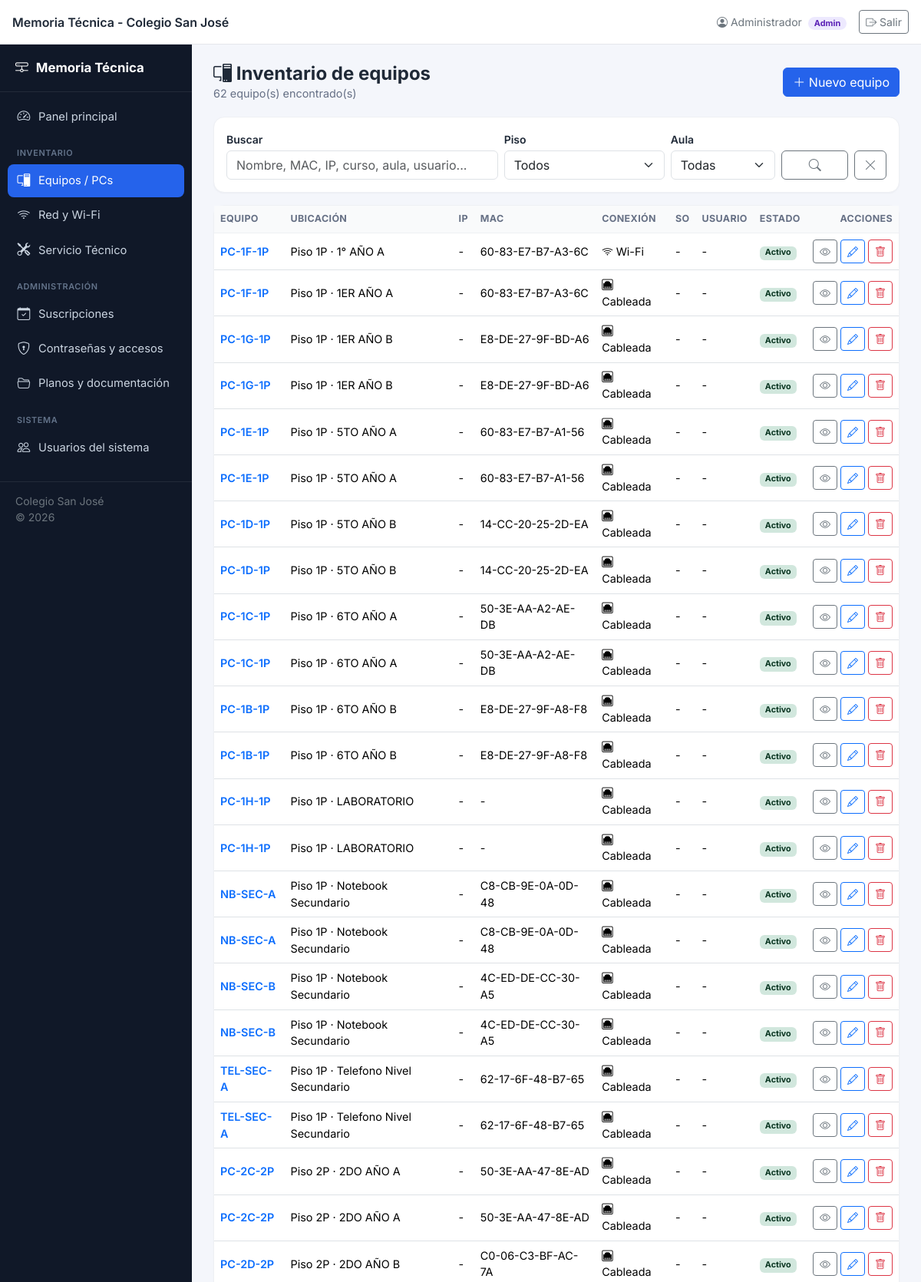
Page /equipos/index.php (signed in, upper part) on the committed database.
### tables this page shows
CREATE TABLE equipos (
  id INT AUTO_INCREMENT PRIMARY KEY,
  nombre_pc VARCHAR(100) NOT NULL,
  mac VARCHAR(50) NULL,
  ip VARCHAR(50) NULL,
  subred VARCHAR(50) NULL,
  tipo_conexion ENUM('cableada','wifi') NOT NULL DEFAULT 'cableada',
  aula VARCHAR(100) NULL,
  sala VARCHAR(100) NULL,
  piso VARCHAR(50) NULL,
  curso VARCHAR(100) NULL,
  sistema_operativo VARCHAR(100) NULL,
  usuario_asignado VARCHAR(150) NULL,
  anydesk_id VARCHAR(50) NULL,
  anydesk_password_cifrada TEXT NULL,
  anydesk_iv VARCHAR(64) NULL,
  claves_info TEXT NULL,
  observaciones TEXT NULL,
  estado ENUM('activo','en_reparacion','de_baja') NOT NULL DEFAULT 'activo',
  created_at DATETIME NOT NULL DEFAULT CURRENT_TIMESTAMP,
  updated_at DATETIME NOT NULL DEFAULT CURRENT_TIMESTAMP ON UPDATE CURRENT_TIMESTAMP
);

### includes/auth.php (called while the page is built, shortened)
<?php
function currentUser(): ?array
{
    return $_SESSION['usuario'] ?? null;
}
function canEdit(): bool
{
    $user = currentUser();
    return $user && in_array($user['rol'], ['admin', 'tecnico'], true);
}

### includes/functions.php (called while the page is built, shortened)
<?php
function h($value): string
{
    return htmlspecialchars((string)($value ?? ''), ENT_QUOTES, 'UTF-8');
}

### equipos/index.php (the view, shortened to what this page needs)
<?php
require_once __DIR__ . '/../includes/functions.php';
require_once __DIR__ . '/../includes/auth.php';
$db = getDB();
$q = trim($_GET['q'] ?? '');
$sql = "SELECT * FROM equipos WHERE 1=1";
$params = [];
$sql .= " ORDER BY piso, aula, nombre_pc";
$stmt = $db->prepare($sql);
$stmt->execute($params);
$equipos = $stmt->fetchAll();
require_once __DIR__ . '/../includes/header.php';
require_once __DIR__ . '/../includes/layout_start.php';
?>
<div class="page-header">
  <div>
    <h1><i class="bi bi-pc-display"></i> Inventario de equipos</h1>
    <div class="subtitle"><?= count($equipos) ?> equipo(s) encontrado(s)</div>
  </div>
  <?php if (canEdit()): ?>
  <a href="crear.php" class="btn btn-brand"><i class="bi bi-plus-lg"></i> Nuevo equipo</a>
  <?php endif; ?>
</div>
<div class="card-app mb-3">
  <div class="p-3">
    <form class="row g-2 align-items-end" method="get">
      <div class="col-md-5">
        <label class="form-label small fw-semibold mb-1">Buscar</label>
        <input type="text" name="q" class="form-control" placeholder="Nombre, MAC, IP, curso, aula, usuario..." value="<?= h($q) ?>">
      </div>
      <div class="col-md-3">
        <label class="form-label small fw-semibold mb-1">Piso</label>
        <select name="piso" class="form-select">
          <option value="">Todos</option>
        </select>
      </div>
      <div class="col-md-2">
        <label class="form-label small fw-semibold mb-1">Aula</label>
        <select name="aula" class="form-select">
          <option value="">Todas</option>
        </select>
      </div>
      <div class="col-md-2 d-flex gap-2">
        <button class="btn btn-outline-secondary flex-fill"><i class="bi bi-search"></i></button>
        <a href="index.php" class="btn btn-outline-secondary"><i class="bi bi-x-lg"></i></a>
      </div>
    </form>
  </div>
</div>
<div class="card-app">
  <div class="table-responsive">
    <table class="table table-app mb-0">
      <thead>
        <tr><th>Equipo</th><th>Ubicación</th><th>IP</th><th>MAC</th><th>Conexión</th><th>SO</th><th>Usuario</th><th>Estado</th><th class="text-end">Acciones</th></tr>
      </thead>
      <tbody>
      <?php if (!$equipos): ?>
        <tr><td colspan="9" class="empty-state"><i class="bi bi-pc-display"></i>No se encontraron equipos</td></tr>
      <?php else: foreach ($equipos as $e): ?>
        <tr>
          <td class="fw-semibold"><a href="ver.php?id=<?= $e['id'] ?>"><?= h($e['nombre_pc']) ?></a></td>
          <td><?= h(trim(($e['piso'] ? 'Piso ' . $e['piso'] . ' · ' : '') . ($e['aula'] ?: $e['sala']))) ?: '-' ?><?php if ($e['curso']): ?><br><span class="text-secondary small"><?= h($e['curso']) ?></span><?php endif; ?></td>
          <td><?= h($e['ip'] ?: '-') ?></td>
          <td class="small"><?= h($e['mac'] ?: '-') ?></td>
          <td><?= $e['tipo_conexion'] === 'wifi' ? '<i class="bi bi-wifi"></i> Wi-Fi' : '<i class="bi bi-ethernet"></i> Cableada' ?></td>
          <td><?= h($e['sistema_operativo'] ?: '-') ?></td>
          <td><?= h($e['usuario_asignado'] ?: '-') ?></td>
          <td>
            <?php
              $estadoMap = ['activo' => ['success','Activo'], 'en_reparacion' => ['warning','En reparación'], 'de_baja' => ['secondary','De baja']];
              [$c, $l] = $estadoMap[$e['estado']] ?? ['secondary', $e['estado']];
            ?>
            <span class="badge bg-<?= $c ?>-subtle text-<?= $c ?>-emphasis"><?= h($l) ?></span>
          </td>
          <td class="text-end text-nowrap">
            <a href="ver.php?id=<?= $e['id'] ?>" class="btn btn-sm btn-outline-secondary"><i class="bi bi-eye"></i></a>
            <?php if (canEdit()): ?>
            <a href="editar.php?id=<?= $e['id'] ?>" class="btn btn-sm btn-outline-primary"><i class="bi bi-pencil"></i></a>
            <a href="#" onclick="return confirmarBorrado('eliminar.php?id=<?= $e['id'] ?>', 'Se eliminará el equipo &quot;<?= htmlspecialchars(addslashes($e['nombre_pc']), ENT_QUOTES) ?>&quot; y su historial.')" class="btn btn-sm btn-outline-danger"><i class="bi bi-trash"></i></a>
            <?php endif; ?>
          </td>
        </tr>
      <?php endforeach; endif; ?>
      </tbody>
    </table>
  </div>
</div>
<?php require_once __DIR__ . '/../includes/footer.php'; ?>

### assets/css/style.css (style rules this page uses)
:root { --brand: #2563eb; --brand-dark: #1d4ed8; --brand-light: #eff6ff; --sidebar-w: 250px; --topbar-h: 58px; --bg: #f4f6fb; --card-radius: 14px; }
* { box-sizing: border-box; }
body { font-family: 'Inter', -apple-system, BlinkMacSystemFont, 'Segoe UI', sans-serif; background: var(--bg); color: #1f2937; }
a { text-decoration: none; }
body.with-sidebar { padding-top: var(--topbar-h); }
.card-app { background: #fff; border-radius: var(--card-radius); border: 1px solid #eef0f4; box-shadow: 0 1px 2px rgba(16,24,40,0.04); }
.page-header { display: flex; align-items: center; justify-content: space-between; flex-wrap: wrap; gap: 12px; margin-bottom: 20px; }
.page-header h1 { font-size: 1.5rem; font-weight: 700; margin: 0; }
.page-header .subtitle { color: #667085; font-size: .9rem; }
.table-app thead th { background: #f9fafb; font-size: .78rem; text-transform: uppercase; letter-spacing: .03em; color: #667085; border-bottom: 1px solid #eef0f4; white-space: nowrap; }
.table-app td { vertical-align: middle; font-size: .9rem; }
.btn-brand { background: var(--brand); border-color: var(--brand); color: #fff; }

### rows in the picture
equipos: nombre_pc "PC-1F-1P", piso+aula "Piso 1P · 1° AÑO A", ip "-", mac "60-83-E7-B7-A3-6C", tipo_conexion "wifi" (drawn), sistema_operativo "-", usuario_asignado "-", l "Activo"
equipos: nombre_pc "PC-1F-1P", piso+aula "Piso 1P · 1ER AÑO A", ip "-", mac "60-83-E7-B7-A3-6C", tipo_conexion "cableada" (drawn), sistema_operativo "-", usuario_asignado "-", l "Activo"
equipos: nombre_pc "PC-1G-1P", piso+aula "Piso 1P · 1ER AÑO B", ip "-", mac "E8-DE-27-9F-BD-A6", tipo_conexion "cableada" (drawn), sistema_operativo "-", usuario_asignado "-", l "Activo"
equipos: nombre_pc "PC-1G-1P", piso+aula "Piso 1P · 1ER AÑO B", ip "-", mac "E8-DE-27-9F-BD-A6", tipo_conexion "cableada" (drawn), sistema_operativo "-", usuario_asignado "-", l "Activo"
equipos: nombre_pc "PC-1E-1P", piso+aula "Piso 1P · 5TO AÑO A", ip "-", mac "60-83-E7-B7-A1-56", tipo_conexion "cableada" (drawn), sistema_operativo "-", usuario_asignado "-", l "Activo"
equipos: nombre_pc "PC-1E-1P", piso+aula "Piso 1P · 5TO AÑO A", ip "-", mac "60-83-E7-B7-A1-56", tipo_conexion "cableada" (drawn), sistema_operativo "-", usuario_asignado "-", l "Activo"
equipos: nombre_pc "PC-1D-1P", piso+aula "Piso 1P · 5TO AÑO B", ip "-", mac "14-CC-20-25-2D-EA", tipo_conexion "cableada" (drawn), sistema_operativo "-", usuario_asignado "-", l "Activo"
equipos: nombre_pc "PC-1D-1P", piso+aula "Piso 1P · 5TO AÑO B", ip "-", mac "14-CC-20-25-2D-EA", tipo_conexion "cableada" (drawn), sistema_operativo "-", usuario_asignado "-", l "Activo"
equipos: nombre_pc "PC-1C-1P", piso+aula "Piso 1P · 6TO AÑO A", ip "-", mac "50-3E-AA-A2-AE-DB", tipo_conexion "cableada" (drawn), sistema_operativo "-", usuario_asignado "-", l "Activo"
equipos: nombre_pc "PC-1C-1P", piso+aula "Piso 1P · 6TO AÑO A", ip "-", mac "50-3E-AA-A2-AE-DB", tipo_conexion "cableada" (drawn), sistema_operativo "-", usuario_asignado "-", l "Activo"
equipos: nombre_pc "PC-1B-1P", piso+aula "Piso 1P · 6TO AÑO B", ip "-", mac "E8-DE-27-9F-A8-F8", tipo_conexion "cableada" (drawn), sistema_operativo "-", usuario_asignado "-", l "Activo"
equipos: nombre_pc "PC-1B-1P", piso+aula "Piso 1P · 6TO AÑO B", ip "-", mac "E8-DE-27-9F-A8-F8", tipo_conexion "cableada" (drawn), sistema_operativo "-", usuario_asignado "-", l "Activo"
equipos: nombre_pc "PC-1H-1P", piso+aula "Piso 1P · LABORATORIO", ip "-", mac "-", tipo_conexion "cableada" (drawn), sistema_operativo "-", usuario_asignado "-", l "Activo"
equipos: nombre_pc "PC-1H-1P", piso+aula "Piso 1P · LABORATORIO", ip "-", mac "-", tipo_conexion "cableada" (drawn), sistema_operativo "-", usuario_asignado "-", l "Activo"
equipos: nombre_pc "NB-SEC-A", piso+aula "Piso 1P · Notebook Secundario", ip "-", mac "C8-CB-9E-0A-0D-48", tipo_conexion "cableada" (drawn), sistema_operativo "-", usuario_asignado "-", l "Activo"
equipos: nombre_pc "NB-SEC-A", piso+aula "Piso 1P · Notebook Secundario", ip "-", mac "C8-CB-9E-0A-0D-48", tipo_conexion "cableada" (drawn), sistema_operativo "-", usuario_asignado "-", l "Activo"
equipos: nombre_pc "NB-SEC-B", piso+aula "Piso 1P · Notebook Secundario", ip "-", mac "4C-ED-DE-CC-30-A5", tipo_conexion "cableada" (drawn), sistema_operativo "-", usuario_asignado "-", l "Activo"
equipos: nombre_pc "NB-SEC-B", piso+aula "Piso 1P · Notebook Secundario", ip "-", mac "4C-ED-DE-CC-30-A5", tipo_conexion "cableada" (drawn), sistema_operativo "-", usuario_asignado "-", l "Activo"
equipos: nombre_pc "TEL-SEC-A", piso+aula "Piso 1P · Telefono Nivel Secundario", ip "-", mac "62-17-6F-48-B7-65", tipo_conexion "cableada" (drawn), sistema_operativo "-", usuario_asignado "-", l "Activo"
equipos: nombre_pc "TEL-SEC-A", piso+aula "Piso 1P · Telefono Nivel Secundario", ip "-", mac "62-17-6F-48-B7-65", tipo_conexion "cableada" (drawn), sistema_operativo "-", usuario_asignado "-", l "Activo"
equipos: nombre_pc "PC-2C-2P", piso+aula "Piso 2P · 2DO AÑO A", ip "-", mac "50-3E-AA-47-8E-AD", tipo_conexion "cableada" (drawn), sistema_operativo "-", usuario_asignado "-", l "Activo"
equipos: nombre_pc "PC-2C-2P", piso+aula "Piso 2P · 2DO AÑO A", ip "-", mac "50-3E-AA-47-8E-AD", tipo_conexion "cableada" (drawn), sistema_operativo "-", usuario_asignado "-", l "Activo"
equipos: nombre_pc "PC-2D-2P", piso+aula "Piso 2P · 2DO AÑO B", ip "-", mac "C0-06-C3-BF-AC-7A", tipo_conexion "cableada" (drawn), sistema_operativo "-", usuario_asignado "-", l "Activo"

### other values in the picture
APP_NAME "Memoria Técnica - Colegio San José"
$user['nombre'] "Administrador"
$user['rol'] "Admin"
count($equipos) "62"
